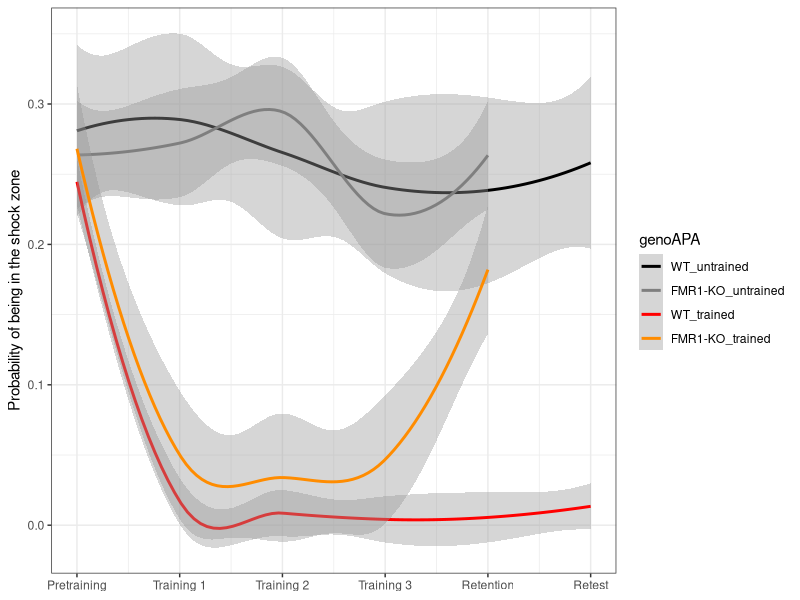
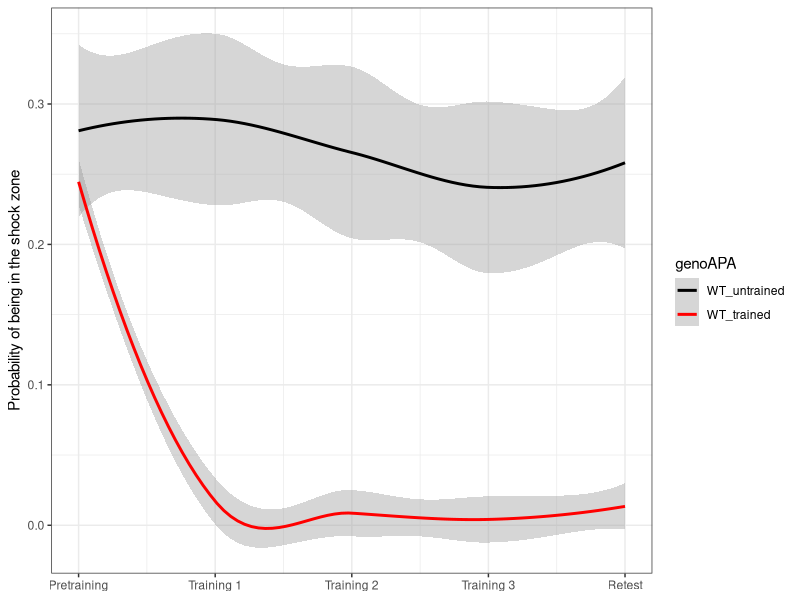
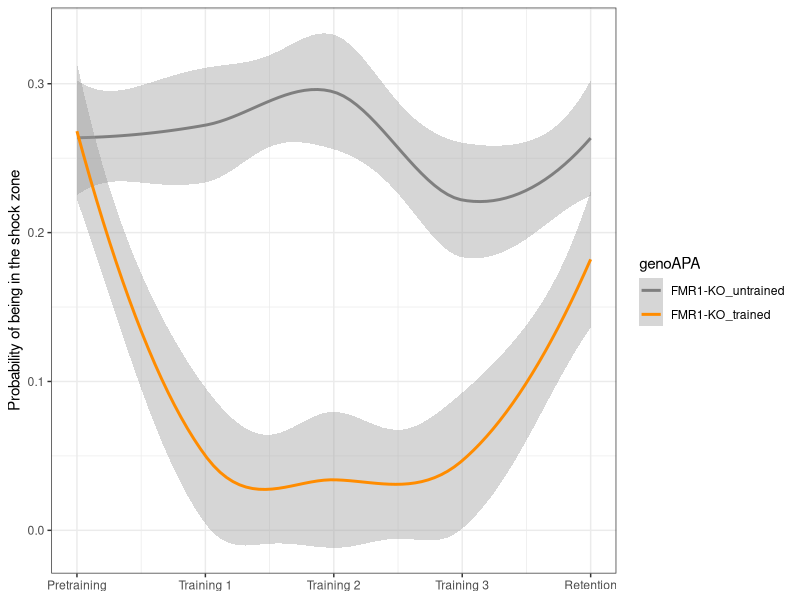
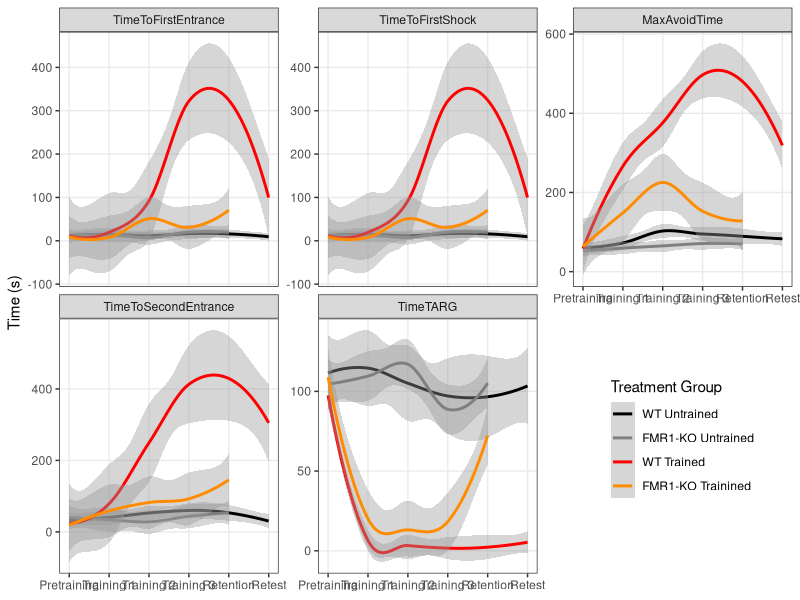
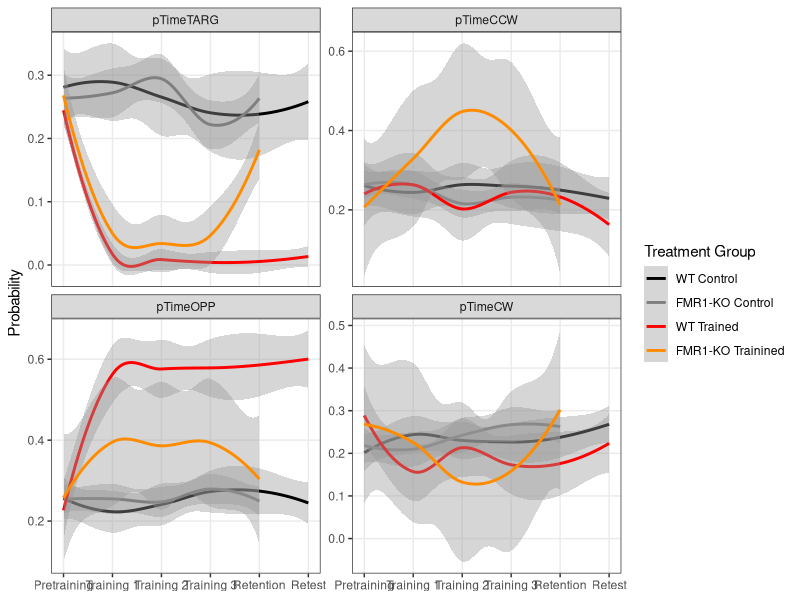
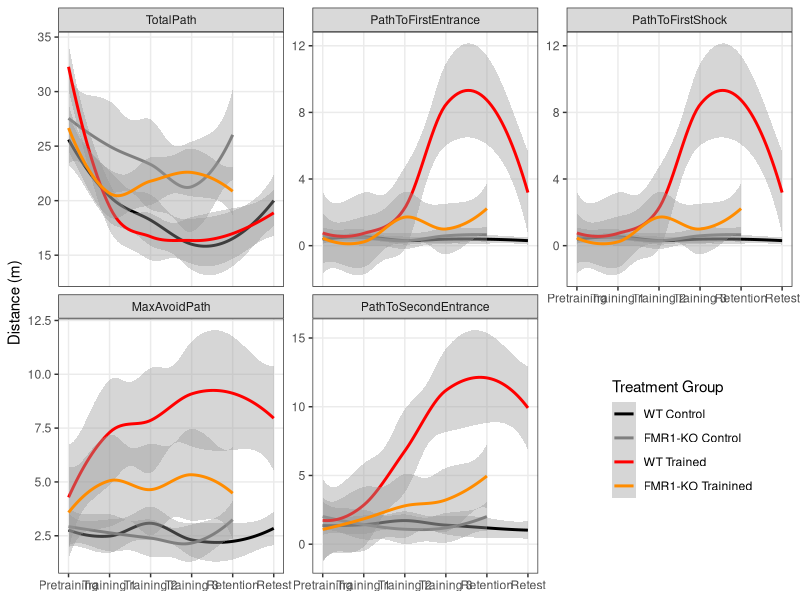
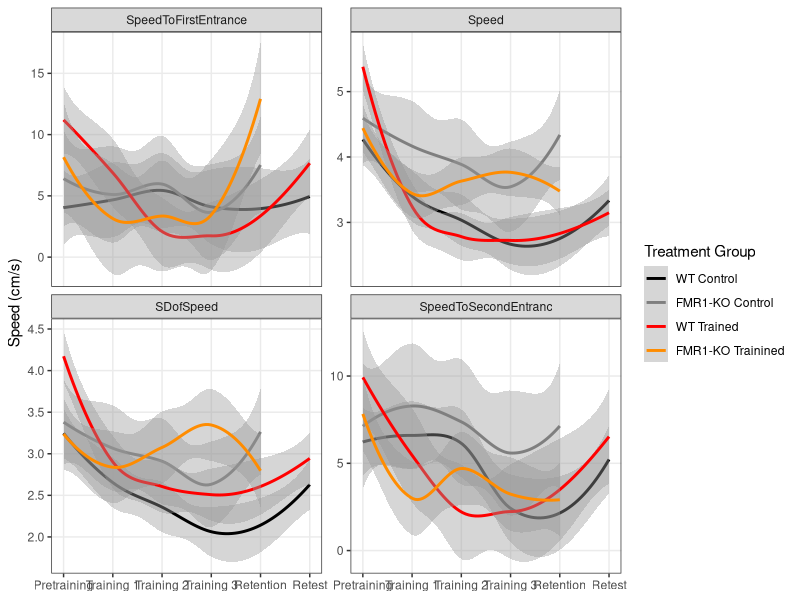
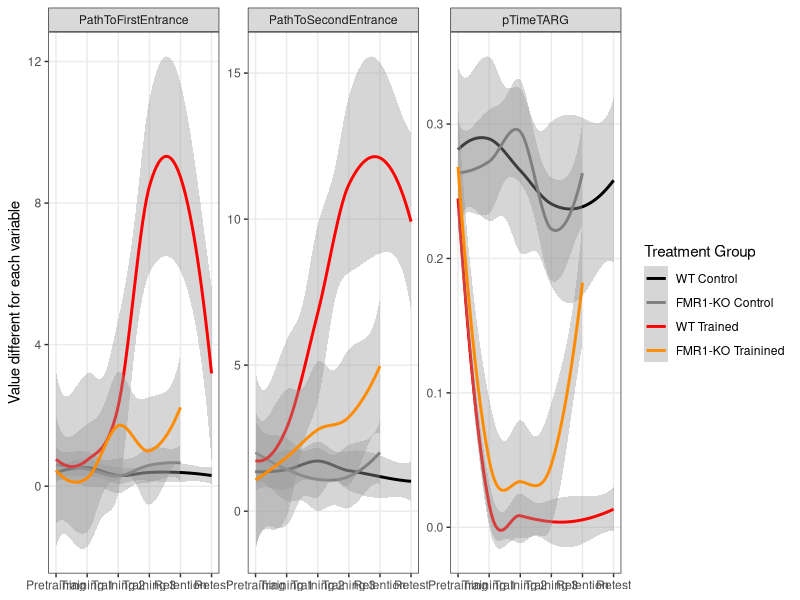

Write the R code that produced these figures, in order.
## ---- chunk 1
# Part 1: Reading and analyzing beahvior and physiology data

## load libraries -----
library(dplyr) ## for filtering and selecting rows
library(plyr) ## for renmaing factors
library(ggplot2) ## for awesome plots!
library(reshape2) #@ for melting dataframe
library(ggdendro) ## for dendrograms!!
library(cowplot) ## for easy modification to themes

knitr::opts_chunk$set(fig.path = '../results/')
## ---- chunk 2

## color palettes
FentonPalette <- c('black','grey50','red','darkorange')
WTPalette <- c('black','red')
FMR1Palette <- c('grey50','darkorange')
colorvalAPA11 <-  c("WT" = "#bf5700", "FMR1-KO" = "#54278f", "FMR1-KO_trained" = "#ca0020","WT_trained" = "#ca0020",  "FMR1-KO_untrained" = "#404040","WT_untrained" = "#404040" )
colorvalgenoAPA <-  c("FMR1-KO_trained" = "#54278f","WT_trained" = "#bf5700",  "FMR1-KO_untrained" = "#9e9ac8","WT_untrained" = "#fe9929" ) 
colorvalgenoAPAfill <- c( "#fe9929" , "#bf5700",  "#9e9ac8", "#54278f")

## jitter points
dodge <- position_dodge(.3)
## ---- chunk 3

## wrangle the raw wt and fmr1 dataframes ----

## read the data 
wt <- read.csv("../data/01_WTbehavephys.csv", header=TRUE, stringsAsFactors = FALSE, na.strings = c("", "ND", "N/A"))
fmr1 <- read.csv("../data/01_FMR1behavephys.csv", header=TRUE, stringsAsFactors = FALSE, na.strings = c("", "ND", "N/A"))

## fixing columns both fmr1 and wt are as equivilent as possible
wt$filename <- as.character(paste(wt$filename, wt$X, sep="_")) ## mgerge 2 columns 

## delete obsolete columns
wt$X <- NULL 
wt$X.1 <- NULL
fmr1$X <- NULL
wt$next. <- NULL
fmr1$next. <- NULL
fmr1$PopSpike.max........mV. <- NA  ## add column
fmr1$PospSpike.Probability <- NA  ## add column
fmr1 <- fmr1[-c(75:80), ] ## removing rows
names(wt)
names(fmr1)


## create ind column with a animal name that matches qpcr (e.g "FMR1 AB" or "BL 19")
wt$ind <- wt$filename
head(wt$ind)
wt$ind <- gsub("[[:blank:]]*bl", "BL ", wt$ind) ##removed blank space then changes bl1... to BL 1...
wt$ind <- gsub("D[[:print:]]*", "", wt$ind) ## deletes the D (for Day) and everythign thereafter
wt$ind

fmr1$ind <- fmr1$filename
fmr1$ind <- gsub("RoomTrack_", "", fmr1$ind) ##remove RommTrack_"
fmr1$ind <- gsub("fmr1", "FMR1 ", fmr1$ind) ## changes to FMR1
fmr1$ind <- gsub("frm1", "FMR1 ", fmr1$ind) ## because one was typed wrong
fmr1$ind <- gsub("wildtype", "BL ", fmr1$ind) ## that one wildtype sample name
fmr1$ind <- gsub("_[ptr][[:print:]]*", "", fmr1$ind) ##deletes the rest of the filename
fmr1 <- filter(fmr1, !grepl("wildtypeA", filename ))  ## remove the 1 wildtype ind
fmr1$ind



## rename columns
names(wt)[3] <- "TotalTime"
names(wt)[4] <- "TotalPath"
names(wt)[5] <- "Entrances"
names(wt)[6] <- "TimeToFirstEntrance"
names(wt)[7] <- "PathToFirstEntrance"
names(wt)[8] <- "SpeedToFirstEntrance"
names(wt)[9] <- "EntrancePerDistance"
names(wt)[10] <- "TotalShocks"
names(wt)[11] <- "TimeToFirstShock"
names(wt)[12] <- "PathToFirstShock"
names(wt)[13] <- "Speed"
names(wt)[14] <- "SDofSpeed"
names(wt)[15] <- "LineArity"
names(wt)[16] <- "MaxAvoidTime"
names(wt)[17] <- "MaxAvoidPath"
names(wt)[18] <- "TimeToSecondEntrance"
names(wt)[19] <- "PathToSecondEntrance"
names(wt)[20] <- "SpeedToSecondEntranc"
names(wt)[21] <- "TimeTARG"
names(wt)[22] <- "pTimeTARG"
names(wt)[23] <- "pTimeCCW"
names(wt)[24] <- "pTimeOPP"
names(wt)[25] <- "pTimeCW"
names(wt)[26] <- "RayleigLength"
names(wt)[27] <- "RayleigAngle"
names(wt)[28] <- "PolarAveVal"
names(wt)[29] <- "PolarSdVal"
names(wt)[30] <- "PolarMinVal"
names(wt)[31] <- "PolarMinBin"
names(wt)[32] <- "MinLoBin"
names(wt)[33] <- "MinHiBin"
names(wt)[34] <- "PolarMaxVal"
names(wt)[35] <- "PolarMaxBin"
names(wt)[36] <- "MaxLoBin"
names(wt)[37] <- "MaxHiBin"
names(wt)[38] <- "AnnularMinVal"
names(wt)[39] <- "AnnularMinBin"
names(wt)[40] <- "AnnularMaxVal"
names(wt)[41] <- "AnnularMaxBin"
names(wt)[42] <- "AnnularAvg"
names(wt)[43] <- "AnnularSD"
names(wt)[44] <- "AnnularSkewnes"
names(wt)[45] <- "AnnularKurtosis"
names(wt)[46] <- "ind_bad"
names(wt)[47] <- "genotype_bad"
names(wt)[48] <- "APA"
names(wt)[49] <- "TotalLocomotorActivity"
names(wt)[50] <- "LastLocomotorActivity"
names(wt)[51] <- "TotalPunishment"
names(wt)[53] <- "LastPunishment"
names(wt)[54] <- "LastTotalEntrances"
names(wt)[55] <- "T1Retention"
names(wt)[56] <- "T2Retention"
names(wt)[57] <- "IO_Max"
names(wt)[58] <- "LTP_Baseline"
names(wt)[59] <- "LTP_Baseline_SD"
names(wt) # check all good

## do same for fmr1
names(fmr1)[3] <- "TotalTime"
names(fmr1)[4] <- "TotalPath"
names(fmr1)[5] <- "Entrances"
names(fmr1)[6] <- "TimeToFirstEntrance"
names(fmr1)[7] <- "PathToFirstEntrance"
names(fmr1)[8] <- "SpeedToFirstEntrance"
names(fmr1)[9] <- "EntrancePerDistance"
names(fmr1)[10] <- "TotalShocks"
names(fmr1)[11] <- "TimeToFirstShock"
names(fmr1)[12] <- "PathToFirstShock"
names(fmr1)[13] <- "Speed"
names(fmr1)[14] <- "SDofSpeed"
names(fmr1)[15] <- "LineArity"
names(fmr1)[16] <- "MaxAvoidTime"
names(fmr1)[17] <- "MaxAvoidPath"
names(fmr1)[18] <- "TimeToSecondEntrance"
names(fmr1)[19] <- "PathToSecondEntrance"
names(fmr1)[20] <- "SpeedToSecondEntranc"
names(fmr1)[21] <- "TimeTARG"
names(fmr1)[22] <- "pTimeTARG"
names(fmr1)[23] <- "pTimeCCW"
names(fmr1)[24] <- "pTimeOPP"
names(fmr1)[25] <- "pTimeCW"
names(fmr1)[26] <- "RayleigLength"
names(fmr1)[27] <- "RayleigAngle"
names(fmr1)[28] <- "PolarAveVal"
names(fmr1)[29] <- "PolarSdVal"
names(fmr1)[30] <- "PolarMinVal"
names(fmr1)[31] <- "PolarMinBin"
names(fmr1)[32] <- "MinLoBin"
names(fmr1)[33] <- "MinHiBin"
names(fmr1)[34] <- "PolarMaxVal"
names(fmr1)[35] <- "PolarMaxBin"
names(fmr1)[36] <- "MaxLoBin"
names(fmr1)[37] <- "MaxHiBin"
names(fmr1)[38] <- "AnnularMinVal"
names(fmr1)[39] <- "AnnularMinBin"
names(fmr1)[40] <- "AnnularMaxVal"
names(fmr1)[41] <- "AnnularMaxBin"
names(fmr1)[42] <- "AnnularAvg"
names(fmr1)[43] <- "AnnularSD"
names(fmr1)[44] <- "AnnularSkewnes"
names(fmr1)[45] <- "AnnularKurtosis"
names(fmr1)[46] <- "ind_bad"
names(fmr1)[47] <- "genotype_bad"
names(fmr1)[48] <- "APA"
names(fmr1)[49] <- "TotalLocomotorActivity"
names(fmr1)[50] <- "LastLocomotorActivity"
names(fmr1)[51] <- "TotalPunishment"
names(fmr1)[53] <- "LastPunishment"
names(fmr1)[54] <- "LastTotalEntrances"
names(fmr1)[55] <- "T1Retention"
names(fmr1)[56] <- "T2Retention"
names(fmr1)[57] <- "IO_Max"
names(fmr1)[58] <- "LTP_Baseline"
names(fmr1)[59] <- "LTP_Baseline_SD"

## add columns genotype (easier for wt df than for fmr1 df)
wt$genotype <- as.factor("WT")
fmr1$genotype <- ifelse(grepl("fmr1|frm1",fmr1$filename),'FMR1-KO','WT')
fmr1$genotype <- as.factor(fmr1$genotype)

## binding, clearning, filtering, renaming, adding conditions ----

wtfmr1 <- rbind(wt, fmr1) ## combine the datasets into one
wtfmr1 <- filter(wtfmr1, grepl("Room", filename)) ## remove non-data rows
str(wtfmr1)

## making strings factors
wtfmr1$ind <- as.factor(wtfmr1$ind)  
wtfmr1$APA <- as.factor(wtfmr1$APA) 

## making a bunch of columns numeric
wtfmr1[, c(3:45, 49:56, 58:59)] <- sapply(wtfmr1[, c(3:45, 49:56, 58:59)], as.numeric)
str(wtfmr1)

## add column session with APA information
wtfmr1$session <- ifelse(grepl("pretraining|pretrain|Hab", wtfmr1$filename), "pretraining", 
                     ifelse(grepl("training1|Train1", wtfmr1$filename), "training1",
                            ifelse(grepl("training2|Train2", wtfmr1$filename), "training2",
                                   ifelse(grepl("training3|Train3", wtfmr1$filename), "training3",
                                          ifelse(grepl("retention|reten", wtfmr1$filename), "retention", 
                                                 ifelse(grepl("Retest", wtfmr1$filename), "retest", "NA"))))))

wtfmr1$session  ## check that all names good with no NAs                                 
wtfmr1$session <- as.factor(wtfmr1$session)  
wtfmr1$session <- factor(wtfmr1$session, levels = c("pretraining", "training1", "training2", "training3", "retention", "retest"))

### separate out the summary columns and clean up / wrangle ----
summary <- filter(wtfmr1, session %in% c("retention", "retest"))
summary <- summary[c(60:61,48,62,49:59,1)] #select and reorder columns, so animal first
names(summary)
str(summary)

## rename APA to match qpcr data
#summary$APA <- revalue(summary$APA, c("untrained" = "control"))  # using "untrained" is more informative than control
summary$APA <- factor(summary$APA, levels = c("untrained", "trained"))
summary$APA

## making a bunch of columns numeric
summary$IO_Max <- gsub("%", "", summary$IO_Max) #remove the percent sign
summary[, c(5:15)] <- sapply(summary[, c(5:15)], as.numeric)

## create genoAPA column
summary$genoAPA <- summary$genoAPA <- as.factor(paste(summary$genotype,summary$APA, sep="_"))
summary$genoAPA <- factor(summary$genoAPA, levels = c("WT_untrained", "FMR1-KO_untrained", "WT_trained", "FMR1-KO_trained"))
summary$genoAPA

head(summary)
summary_long <- melt(summary, id=c("ind","genotype", "APA", "session", "filename", "genoAPA"))
summary_long$value <- as.numeric(summary_long$value)
str(summary_long)
levels(summary_long$genoAPA)
levels(summary_long$genoAPA) <- c("WT_untrained" ,"WT_trained"  , "FMR1-KO_untrained","FMR1-KO_trained" )


### improve indiviual session dataframe ----
str(wtfmr1)
wtfmr1 <- wtfmr1[c(60:61,62,1:45)]  # removes summary columns

##create APA dataframe to add APA to wtfrm1
APA <-  summary[c(1:3)] 
wtfmr1 <- left_join(wtfmr1,APA) 
tail(wtfmr1)

## create columns for genotype*APA, genotype*APA*session, and genotype*APA*session*IND
wtfmr1$genoAPA <- wtfmr1$genoAPA <- as.factor(paste(wtfmr1$genotype,wtfmr1$APA, sep="_"))
wtfmr1$genoAPA <- factor(wtfmr1$genoAPA, levels = c("WT_untrained", "FMR1-KO_untrained", "WT_trained", "FMR1-KO_trained"))
wtfmr1$genoAPAsession <- as.factor(paste(wtfmr1$genoAPA, wtfmr1$session, sep="_")) #create genoAPAsession column
wtfmr1$genoAPAsessionInd <- as.factor(paste(wtfmr1$genoAPAsession, wtfmr1$ind, sep="_")) #create genoAPAsessionInd column
head(wtfmr1)
names(wtfmr1)

# reorders dataframe
wtfmr1 <- wtfmr1[c(1:4,49:52,5:48)]  
names(wtfmr1)

### melt the wtfmr1 df to make long for graphics
wtfmr1_long <- melt(wtfmr1, id=c("ind","genotype", "APA", "session", "genoAPA", "genoAPAsession", "genoAPAsessionInd", "filename"))
wtfmr1_long$value <- as.numeric(wtfmr1_long$value)
str(wtfmr1_long)
head(wtfmr1_long)


#write.csv(wtfrm1, "wtfmr1_forMaddy.csv", row.names = F)
#write.csv(wtfrm1, "wtfmr1_forMaddy.csv", row.names = F)
## ---- chunk 4
## this plot is no longer legit because of the retention/retest problem
ggplot(wtfmr1, aes(as.numeric(x=session), y=pTimeTARG, color=genoAPA)) + 
  stat_smooth() + theme_bw() + scale_colour_manual(values=FentonPalette) + 
  scale_y_continuous(name="Probability of being in the shock zone") + 
  scale_x_continuous(name =NULL, 
                     breaks = c(1, 2, 3, 4, 5, 6),
                     labels=c("1" = "Pretraining", "2" = "Training 1", 
                              "3" = "Training 2", "4" = "Training 3", 
                              "5" = "Retention", "6" = "Retest")) 

## ---- chunk 5
filter(wtfmr1, genotype == "WT") %>%
  droplevels() %>%
  ggplot(aes(as.numeric(x=session), y=pTimeTARG, color=genoAPA)) + 
  stat_smooth() + theme_bw() + scale_colour_manual(values=WTPalette) + 
  scale_y_continuous(name="Probability of being in the shock zone") + 
  scale_x_continuous(name =NULL, 
                     labels=c("1" = "Pretraining", "2" = "Training 1", 
                              "3" = "Training 2", "4" = "Training 3", 
                              "5" = "Retest"))
## ---- chunk 6
filter(wtfmr1, genotype != "WT") %>%
  droplevels() %>%
  ggplot(aes(as.numeric(x=session), y=pTimeTARG, color=genoAPA)) + 
  stat_smooth() + theme_bw() + scale_colour_manual(values=FMR1Palette) + 
  scale_y_continuous(name="Probability of being in the shock zone") + 
  scale_x_continuous(name =NULL, 
                     labels=c("1" = "Pretraining", "2" = "Training 1", 
                              "3" = "Training 2", "4" = "Training 3", 
                              "5" = "Retention"))
## ---- chunk 7
## Plots of time in seconds: saved as 1_TimeMeasures
wtfmr1_long %>% 
  filter(grepl("Time", variable)) %>% 
  filter(!grepl("TotalTime|pTime", variable)) %>% 
  ggplot(aes(as.numeric(x=session), y=value, color=genoAPA)) +
  stat_smooth() + facet_wrap(~variable, scales = "free_y") +
  scale_y_continuous(name="Time (s)") + 
  scale_x_continuous(name =NULL, 
                     breaks = c(1, 2, 3, 4, 5, 6),
                     labels=c("1" = "Pretraining", "2" = "Training 1", 
                              "3" = "Training 2", "4" = "Training 3", 
                              "5" = "Retention", "6" = "Retest")) +
  scale_colour_manual(values=FentonPalette, name="Treatment Group",
                      labels=c("WT Untrained", "FMR1-KO Untrained", "WT Trained", "FMR1-KO Trainined")) +
  theme_bw() + 
  theme(panel.grid.minor = element_blank(), legend.position = c(0.85, 0.25))
## ---- chunk 8
## Plots of pTime (probability): saved as 1_TimeProbability
wtfmr1_long %>% filter(grepl("pTime", variable)) %>% 
  ggplot(aes(as.numeric(x=session), y=value, color=genoAPA)) +
  stat_smooth() + facet_wrap(~variable, scales = "free_y") +
  scale_y_continuous(name="Probability") + 
  scale_x_continuous(name =NULL, 
                     breaks = c(1, 2, 3, 4, 5, 6),
                     labels=c("1" = "Pretraining", "2" = "Training 1", 
                              "3" = "Training 2", "4" = "Training 3", 
                              "5" = "Retention", "6" = "Retest")) +
  scale_colour_manual(values=FentonPalette, name="Treatment Group",
                      labels=c("WT Control", "FMR1-KO Control", "WT Trained", "FMR1-KO Trainined")) +
  theme_bw() + 
  theme(panel.grid.minor = element_blank())
## ---- chunk 9
## Plots of path (distance): saved as 1_Path
wtfmr1_long %>% filter(grepl("Path", variable)) %>% 
  ggplot(aes(as.numeric(x=session), y=value, color=genoAPA)) +
  stat_smooth() + facet_wrap(~variable, scales = "free_y") +
  scale_y_continuous(name="Distance (m)") + 
  scale_x_continuous(name =NULL, 
                     breaks = c(1, 2, 3, 4, 5, 6),
                     labels=c("1" = "Pretraining", "2" = "Training 1", 
                              "3" = "Training 2", "4" = "Training 3", 
                              "5" = "Retention", "6" = "Retest")) +
  scale_colour_manual(values=FentonPalette, name="Treatment Group",
                      labels=c("WT Control", "FMR1-KO Control", "WT Trained", "FMR1-KO Trainined")) +
  theme_bw() + 
  theme(panel.grid.minor = element_blank(), legend.position = c(0.85, 0.25))
## ---- chunk 10
## Plots of speed: saved as 1_Speed
wtfmr1_long %>% 
  filter(grepl("Speed|speed", variable))%>% 
  ggplot(aes(as.numeric(x=session), y=value, color=genoAPA)) +
  stat_smooth() + facet_wrap(~variable, scales = "free_y") +
  scale_y_continuous(name="Speed (cm/s)") + 
  scale_x_continuous(name =NULL, 
                     breaks = c(1, 2, 3, 4, 5, 6),
                     labels=c("1" = "Pretraining", "2" = "Training 1", 
                              "3" = "Training 2", "4" = "Training 3", "5" = "Retention", "6" = "Retest")) +
  scale_colour_manual(values=FentonPalette, name="Treatment Group",
                      labels=c("WT Control", "FMR1-KO Control", "WT Trained", "FMR1-KO Trainined")) +
  theme_bw() + 
  theme(panel.grid.minor = element_blank())
## ---- chunk 11
### Favorite that show leanring diffs
## saved as 1-behaviorplots
wtfmr1_long %>% 
  filter(grepl("pTimeTARG|PathToFirstEntrance|PathToSecondEntrance", variable))%>% 
  ggplot(aes(as.numeric(x=session), y=value, color=genoAPA)) +
  stat_smooth() + facet_wrap(~variable, scales = "free_y") +
  scale_y_continuous(name="Value different for each variable") + 
  scale_x_continuous(name =NULL, 
                     breaks = c(1, 2, 3, 4, 5, 6),
                     labels=c("1" = "Pretraining", "2" = "Training 1", 
                              "3" = "Training 2", "4" = "Training 3", "5" = "Retention", "6" = "Retest")) +
  scale_colour_manual(values=FentonPalette, name="Treatment Group",
                      labels=c("WT Control", "FMR1-KO Control", "WT Trained", "FMR1-KO Trainined")) +
  theme_bw() + 
  theme(panel.grid.minor = element_blank())


### Electrophysiology melting and graphing!!! ---- 
## ---- chunk 12

## plot all the summary_long data!: saved as 1-SummaryValues
summary_long %>%
  filter(grepl("IO_Max|LTP_Baseline", variable))%>% 
  filter(!grepl("LTP_Baseline_SD", variable))%>% 
  ggplot(aes(x=genoAPA, y=value, color=genoAPA)) +
  geom_boxplot() +  facet_wrap(~variable, scales = "free_y") +
  theme_bw() +
  scale_y_continuous(name=NULL) + 
  scale_x_discrete(name=NULL) + 
  scale_colour_manual(values=FentonPalette, name="Treatment Group",
                      labels=c("WT Control", "FMR1-KO Control", "WT Trained", "FMR1-KO Trainined")) +
  theme_bw() + 
  theme(panel.grid.minor = element_blank(),
        axis.text.x = element_blank(), 
        axis.ticks = element_blank())

## ---- chunk 13

## plot all the summary_long data!: saved as 1-SummaryValues
iomax <- summary_long %>%
  filter(grepl("IO_Max", variable))%>% 
  ggplot(aes(x=genoAPA, y=value, fill=genoAPA)) +
  geom_boxplot() +  
  theme_bw() +
  scale_fill_manual(values=colorvalgenoAPAfill)  +
 theme_cowplot(font_size = 8, line_size = 0.25) +
  scale_y_continuous(name="IO_Max")  +
  facet_wrap(~variable) +
  theme(legend.position = "none", axis.text.x = element_blank())
iomax 


iomax <- summary_long %>%
  filter(grepl("IO_Max", variable))%>% 
  ggplot(aes(x=genoAPA, y=value, fill=genoAPA)) +
  geom_violin() +  
  theme_bw() +
  scale_x_discrete(name="")  + 
  scale_fill_manual(values=colorvalgenoAPAfill)  +
 theme_cowplot(font_size = 8, line_size = 0.25) +
  scale_y_continuous(name="IO_Max")  +
  facet_wrap(~variable) +
  theme(legend.position = "none", axis.text.x = element_blank())
iomax 

pdf(file="../figures/2-iomax.pdf", width=1.5, height=2.25)
plot(iomax)
dev.off()

## ---- chunk 14
### Correlation plot 1 : all data for individuals ----
## first, make the data a matrix with genoAPAsessionInd as the row names
wtfmr1_matrix <- wtfmr1    #create new dataframe
rownames(wtfmr1_matrix) <- wtfmr1_matrix$genoAPAsessionInd     # set $genoAPAsessionInd as rownames
names(wtfmr1_matrix)
wtfmr1_matrix <- wtfmr1_matrix[-c(1:8,10)] #delete all non-numeric columns and TotalTime
head(wtfmr1_matrix)
str(wtfmr1_matrix)

## next, compute a correlation matrix and melt
wtfmrt_cormat <- round(cor(wtfmr1_matrix),2) # compute correlations
wtfmrt_cormatlong <- melt(wtfmrt_cormat) # melt
head(wtfmrt_cormatlong)

## heatmap NOT clustered!!! # Saved as 1-beahvheatmap-ind
ggplot(data = wtfmrt_cormatlong, aes(x=Var1, y=Var2, fill=value)) + 
  geom_tile(color = "white")+
  scale_fill_gradient2(low = "turquoise4", high = "tan4", mid = "white", 
                       midpoint = 0, limit = c(-1,1), space = "Lab", 
                       name="Pearson\nCorrelation") +
  theme_minimal()+ # minimal theme
  theme(axis.text.x = element_text(angle = 45, vjust = 1, 
                                   size = 10, hjust = 1)) +
  scale_x_discrete(name="") +
  scale_y_discrete(name="") 

## ---- chunk 15
### Correlation plot 2 : data averaged first by group ----

## create matrix with genoAPAsession average values
wtfmr1_matrix_avg <- wtfmr1    #create new dataframe
names(wtfmr1_matrix_avg)
wtfmr1_matrix_avg <- wtfmr1_matrix_avg[-c(1:6,8:10,51:52)] #delete p.miss, TotalTime and non-numeric columns EXCEPT genoAPAsession

wtfmr1_matrix_avg <- wtfmr1_matrix_avg %>% 
  group_by(genoAPAsession) %>%
  dplyr::summarise_each(funs(mean))
wtfmr1_matrix_avg <- as.data.frame(wtfmr1_matrix_avg)
rownames(wtfmr1_matrix_avg) <- wtfmr1_matrix_avg$genoAPAsession  # set $genoAPAsession as rownames
wtfmr1_matrix_avg[1] <- NULL
head(wtfmr1_matrix_avg)

## next, compute a correlation matrix and melt
wtfmr1_matrix_avg_cormat <- round(cor(wtfmr1_matrix_avg),2) # compute correlations
head(wtfmr1_matrix_avg_cormat)
wtfmr1_matrix_avg_cormatlong <- melt(wtfmr1_matrix_avg_cormat) # melt
head(wtfmr1_matrix_avg_cormatlong)

## heatmap clustered!!! # Saved as 1-heatmap-group
ggplot(data = wtfmr1_matrix_avg_cormatlong, aes(x=Var1, y=Var2, fill=value)) + 
  geom_tile(color = "white")+
  scale_fill_gradient2(low = "turquoise4", high = "tan4", mid = "white", 
                       midpoint = 0, limit = c(-1,1), space = "Lab", 
                       name="Pearson\nCorrelation") +
  theme_minimal()+ # minimal theme
  theme(axis.text.x = element_text(angle = 45, vjust = 1, 
                                   size = 10, hjust = 1)) +
  scale_x_discrete(name="") +
  scale_y_discrete(name="") 

## ---- chunk 16

### Not used but useful single plots ----

## simple box plot faceted by genotype colored by genotype
ggplot(data = wtfmr1, aes(x = session, y = TimeToFirstEntrance, fill=genoAPA)) +
  geom_boxplot() + facet_wrap( ~ genoAPA)
## simple box plot colored by genotype
ggplot(data = wtfmr1, aes(x = session, y = TimeToSecondEntrance, by=genoAPA, fill=genoAPA)) +
  geom_boxplot()
## line plots for every individual shown individually
ggplot(data=wtfmr1, aes(as.numeric(x=session), y=pTimeTARG, by=ind, color=genoAPA)) +
  geom_line() + facet_wrap( ~ ind)
## line plots for every individual shown by group
ggplot(data=wtfmr1, aes(as.numeric(x=session), y=TimeToSecondEntrance, by=ind, color=genoAPA)) +
  geom_line() + facet_wrap( ~ genoAPA)
## line plots for every individual shown by group colored by individual
ggplot(data=wtfmr1, aes(as.numeric(x=session), y=PathToSecondEntrance, by=ind, color=ind)) +
  geom_line() + facet_wrap(~ genoAPA) 
## Time to 2nd entrance of 4 groups by session stat smooth
ggplot(data=wtfmr1, aes(as.numeric(x=session), y=TimeToSecondEntrance, color=genoAPA)) + 
  stat_smooth() + # plots line with confidence interval
  scale_y_continuous(name="Time to 2nd Entrance (s)") + # renames x axis
  scale_x_continuous(name =NULL, #removed y axis label
                     breaks=c(1, 2, 3, 4, 5, 6),
                     labels=c("1" = "Pretraining", "2" = "Training 1",  # renmaes x axis labeles
                              "3" = "Training 2", "4" = "Training 3", "5" = "Retention", "6" = "Retest")) +
  scale_colour_manual(values=FentonPalette, name="Treatment Group", # says use color palete, rename legend
                      labels=c("WT Control", "FMR1-KO Control", "WT Trained", "FMR1-KO Trainined")) + 
  theme_bw() # removes grey background

## some statistics ----
lm1 = lm(data=wtfmr1, TimeToSecondEntrance~genoAPA+session+genoAPA:session)
summary(lm1)
xtabs(data=wtfmr1, ~genoAPA+session)
anova(lm1)

## ---- chunk 17
### now with different behavior plot
wtfmr1Num <- wtfmr1
wtfmr1Num$sessionNum <- ifelse(grepl("pretraining", wtfmr1Num$session), "1", 
                                     ifelse(grepl("training1", wtfmr1Num$session), "2",
                                            ifelse(grepl("training2", wtfmr1Num$session), "3",
                                                   ifelse(grepl("training3", wtfmr1Num$session), "4", 
                                                          ifelse(grepl("retention", wtfmr1Num$session), "5", 
                                                                 ifelse(grepl("retest", wtfmr1Num$session), "5", NA))))))
wtfmr1Num$sessionNum <- as.numeric(as.character(wtfmr1Num$sessionNum))
wtfmr1NumSummary <- dplyr::summarise(group_by(wtfmr1Num, genotype, APA, genoAPA, sessionNum), m = mean(Entrances), se = sd(Entrances)/sqrt(length(Entrances)), len = length(Entrances))
wtfmr1NumSummary <- as.data.frame(wtfmr1NumSummary)


numentrances <- wtfmr1NumSummary %>%
  ggplot(aes(x= sessionNum, y=m, shape=genotype)) + 
  geom_errorbar(aes(ymin=m-se, ymax=m+se, color=genoAPA), width=.1) +
  geom_line(aes(colour=genoAPA)) +
  geom_point(size = 2.5, aes(colour=genoAPA)) +
  scale_color_manual(values = colorvalgenoAPA) +
  scale_y_continuous(name="Number of Entrances",
                     limits = c(0,35)) +
  scale_x_continuous(name = NULL, 
                     breaks = c(1, 2, 3, 4, 5),
                     labels=c("1" = "Hab. ", "2" = "T1", "3" = "T2", 
                              "4" = "T3", "5" = "Reten.")) +
  theme_cowplot(font_size = 8, line_size = 0.25) +
  background_grid(major = "y", minor = "y") +
  #theme( 
  #      legend.position = "top",
  #      legend.title=element_blank(),
  #      legend.justification = c(0.1, 0.8))
  theme(legend.position = "none")
numentrances

pdf(file="../figures/1-numentrances.pdf", width=2, height=2.25)
plot(numentrances)
dev.off()
